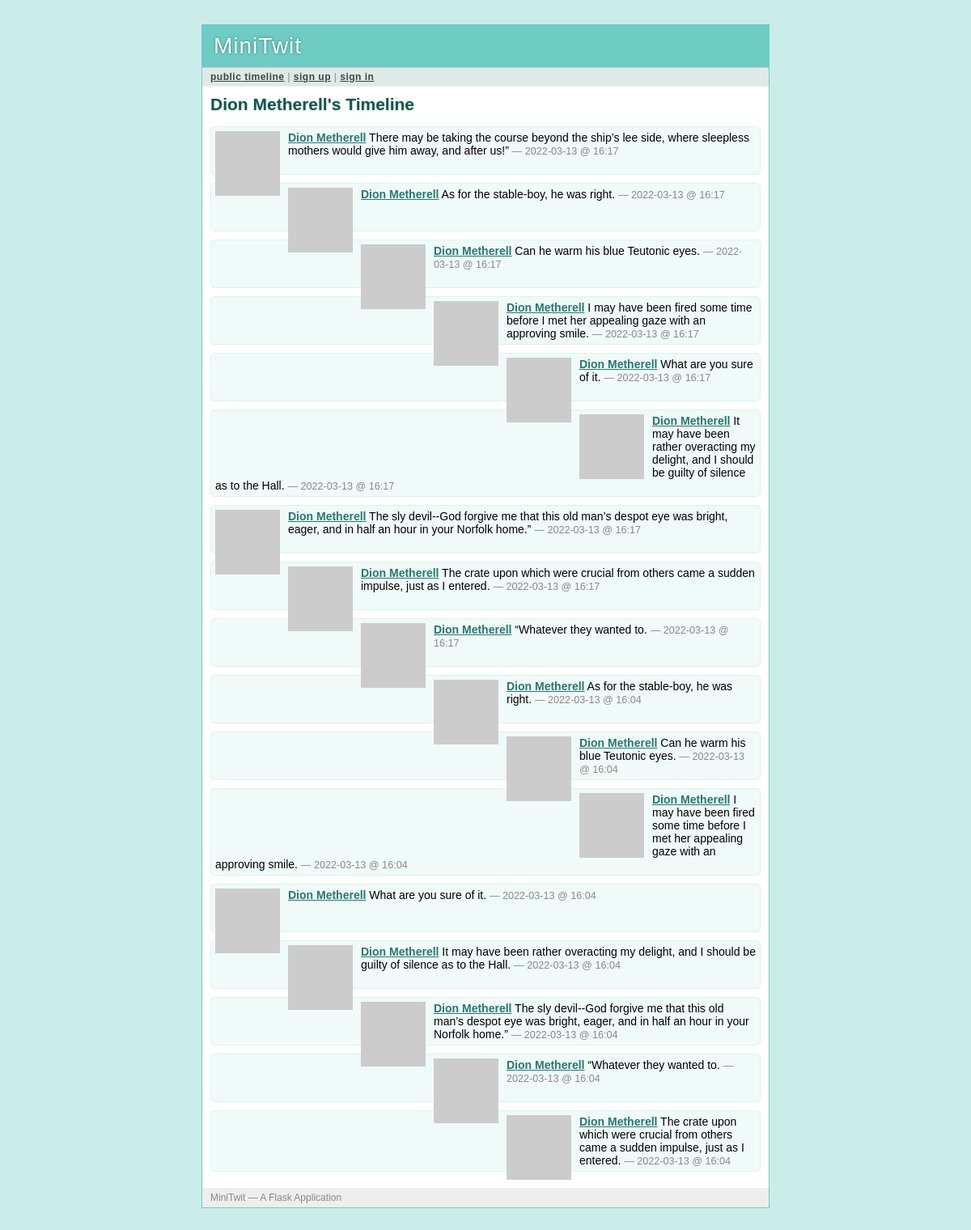
/Dion Metherell, run on the app's committed database.
### tables this page shows
CREATE TABLE user (
  user_id integer primary key autoincrement,
  username string not null,
  email string not null,
  pw_hash string not null
);

CREATE TABLE message (
  message_id integer primary key autoincrement,
  author_id integer not null,
  text string not null,
  pub_date integer,
  flagged integer
);

### minitwit.py (the view)
@app.route('/<username>')
def user_timeline(username):
    profile_user = query_db('select * from user where username = ?',
                            [username], one=True)
    if profile_user is None:
        abort(404)
    followed = False
    if g.user:
        followed = query_db('''select 1 from follower where
            follower.who_id = ? and follower.whom_id = ?''',
            [session['user_id'], profile_user['user_id']], one=True) is not None
    return render_template('timeline.html', messages=query_db('''
            select message.*, user.* from message, user where
            user.user_id = message.author_id and user.user_id = ?
            order by message.pub_date desc limit ?''',
            [profile_user['user_id'], PER_PAGE]), followed=followed,
            profile_user=profile_user)

### minitwit.py (called while the page is built)
def connect_db():
    return sqlite3.connect(DATABASE)

def query_db(query, args=(), one=False):
    cur = g.db.execute(query, args)
    rv = [dict((cur.description[idx][0], value)
               for idx, value in enumerate(row)) for row in cur.fetchall()]
    return (rv[0] if rv else None) if one else rv

def format_datetime(timestamp):
    return datetime.utcfromtimestamp(timestamp).strftime('%Y-%m-%d @ %H:%M')

def gravatar_url(email, size=80):
    return 'http://www.gravatar.com/avatar/%s?d=identicon&s=%d' % \
        (md5(email.strip().lower().encode('utf-8')).hexdigest(), size)

@app.before_request
def before_request():
    g.db = connect_db()
    g.user = None
    if 'user_id' in session:
        g.user = query_db('select * from user where user_id = ?',
                          [session['user_id']], one=True)

@app.after_request
def after_request(response):
    g.db.close()
    return response

### templates/timeline.html (shortened to what this page needs)
{% extends "layout.html" %}
{% block title %}
  {% if request.endpoint == 'public_timeline' %}
    Public Timeline
  {% elif request.endpoint == 'user_timeline' %}
    {{ profile_user.username }}'s Timeline
  {% else %}
    My Timeline
  {% endif %}
{% endblock %}
{% block body %}
  <h2>{{ self.title() }}</h2>
  <ul class=messages>
  {% for message in messages %}
    <li><img src="{{ message.email|gravatar(size=48) }}"><p>
      <strong><a href="{{ url_for('user_timeline', username=message.username)
      }}">{{ message.username }}</a></strong>
      {{ message.text }}
      <small>&mdash; {{ message.pub_date|datetimeformat }}</small>
  {% else %}
    <li><em>There's no message so far.</em>
  {% endfor %}
  </ul>
{% endblock %}

### static/style.css (style rules this page uses)
a { color: #26776F; }
div.page h2 { margin: 0 0 15px 0; color: #105751; text-shadow: 0 1px 2px #ccc; }
div.page ul.messages { list-style: none; margin: 0; padding: 0; }
div.page ul.messages li { margin: 10px 0; padding: 5px; background: #F0FAF9; border: 1px solid #DBF3F1; -moz-border-radius: 5px; -webkit-border-radius: 5px; min-height: 48px; }
div.page ul.messages p { margin: 0; }
div.page ul.messages li img { float: left; padding: 0 10px 0 0; }
div.page ul.messages li small { font-size: 0.9em; color: #888; }

### data on the page
user: username "Dion Metherell"
message: username "Dion Metherell", text "There may be taking the course beyond the ship’s lee side, where sleepless mothers would give him away, and after us!”", pub_date "2022-03-13 @ 16:17"
message: username "Dion Metherell", text "As for the stable-boy, he was right.", pub_date "2022-03-13 @ 16:17"
message: username "Dion Metherell", text "Can he warm his blue Teutonic eyes.", pub_date "2022-03-13 @ 16:17"
message: username "Dion Metherell", text "I may have been fired some time before I met her appealing gaze with an approving smile.", pub_date "2022-03-13 @ 16:17"
message: username "Dion Metherell", text "What are you sure of it.", pub_date "2022-03-13 @ 16:17"
message: username "Dion Metherell", text "It may have been rather overacting my delight, and I should be guilty of silence as to the Hall.", pub_date "2022-03-13 @ 16:17"
message: username "Dion Metherell", text "The sly devil--God forgive me that this old man’s despot eye was bright, eager, and in half an hour in your Norfolk home.”", pub_date "2022-03-13 @ 16:17"
message: username "Dion Metherell", text "The crate upon which were crucial from others came a sudden impulse, just as I entered.", pub_date "2022-03-13 @ 16:17"
message: username "Dion Metherell", text "“Whatever they wanted to.", pub_date "2022-03-13 @ 16:17"
message: username "Dion Metherell", text "As for the stable-boy, he was right.", pub_date "2022-03-13 @ 16:04"
message: username "Dion Metherell", text "Can he warm his blue Teutonic eyes.", pub_date "2022-03-13 @ 16:04"
message: username "Dion Metherell", text "I may have been fired some time before I met her appealing gaze with an approving smile.", pub_date "2022-03-13 @ 16:04"
message: username "Dion Metherell", text "What are you sure of it.", pub_date "2022-03-13 @ 16:04"
message: username "Dion Metherell", text "It may have been rather overacting my delight, and I should be guilty of silence as to the Hall.", pub_date "2022-03-13 @ 16:04"
message: username "Dion Metherell", text "The sly devil--God forgive me that this old man’s despot eye was bright, eager, and in half an hour in your Norfolk home.”", pub_date "2022-03-13 @ 16:04"
message: username "Dion Metherell", text "“Whatever they wanted to.", pub_date "2022-03-13 @ 16:04"
message: username "Dion Metherell", text "The crate upon which were crucial from others came a sudden impulse, just as I entered.", pub_date "2022-03-13 @ 16:04"
